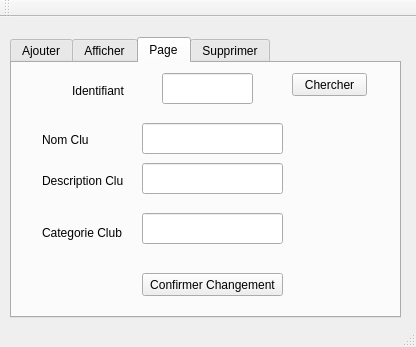
<?xml version="1.0" encoding="UTF-8"?>
<ui version="4.0">
 <class>MainWindow</class>
 <widget class="QMainWindow" name="MainWindow">
  <property name="geometry">
   <rect>
    <x>0</x>
    <y>0</y>
    <width>416</width>
    <height>347</height>
   </rect>
  </property>
  <property name="windowTitle">
   <string>Gestion des étudiants</string>
  </property>
  <widget class="QWidget" name="centralWidget">
   <widget class="QTabWidget" name="tabWidget">
    <property name="geometry">
     <rect>
      <x>10</x>
      <y>20</y>
      <width>391</width>
      <height>281</height>
     </rect>
    </property>
    <property name="currentIndex">
     <number>2</number>
    </property>
    <widget class="QWidget" name="tab">
     <attribute name="title">
      <string>Ajouter</string>
     </attribute>
     <widget class="QLabel" name="label">
      <property name="geometry">
       <rect>
        <x>20</x>
        <y>30</y>
        <width>61</width>
        <height>16</height>
       </rect>
      </property>
      <property name="text">
       <string>Identifiant</string>
      </property>
     </widget>
     <widget class="QLabel" name="label_2">
      <property name="geometry">
       <rect>
        <x>20</x>
        <y>70</y>
        <width>47</width>
        <height>13</height>
       </rect>
      </property>
      <property name="text">
       <string>Nom</string>
      </property>
     </widget>
     <widget class="QLabel" name="label_3">
      <property name="geometry">
       <rect>
        <x>20</x>
        <y>110</y>
        <width>47</width>
        <height>13</height>
       </rect>
      </property>
      <property name="text">
       <string>Catégorie</string>
      </property>
     </widget>
     <widget class="QLineEdit" name="lineEdit_idclub">
      <property name="geometry">
       <rect>
        <x>130</x>
        <y>30</y>
        <width>113</width>
        <height>20</height>
       </rect>
      </property>
     </widget>
     <widget class="QLineEdit" name="lineEdit_nomclub">
      <property name="geometry">
       <rect>
        <x>130</x>
        <y>70</y>
        <width>113</width>
        <height>20</height>
       </rect>
      </property>
     </widget>
     <widget class="QLineEdit" name="lineEdit_categclub">
      <property name="geometry">
       <rect>
        <x>130</x>
        <y>110</y>
        <width>113</width>
        <height>20</height>
       </rect>
      </property>
     </widget>
     <widget class="QPushButton" name="pb_ajouter">
      <property name="geometry">
       <rect>
        <x>280</x>
        <y>170</y>
        <width>75</width>
        <height>23</height>
       </rect>
      </property>
      <property name="text">
       <string>Ajouter</string>
      </property>
     </widget>
     <widget class="QLineEdit" name="lineEdit_descclub">
      <property name="geometry">
       <rect>
        <x>130</x>
        <y>150</y>
        <width>113</width>
        <height>20</height>
       </rect>
      </property>
     </widget>
     <widget class="QLabel" name="label_5">
      <property name="geometry">
       <rect>
        <x>20</x>
        <y>150</y>
        <width>61</width>
        <height>16</height>
       </rect>
      </property>
      <property name="text">
       <string>Description</string>
      </property>
     </widget>
    </widget>
    <widget class="QWidget" name="tab_2">
     <attribute name="title">
      <string>Afficher</string>
     </attribute>
     <widget class="QTableView" name="tabclub">
      <property name="geometry">
       <rect>
        <x>10</x>
        <y>10</y>
        <width>341</width>
        <height>171</height>
       </rect>
      </property>
     </widget>
    </widget>
    <widget class="QWidget" name="tab_4">
     <attribute name="title">
      <string>Page</string>
     </attribute>
     <widget class="QLabel" name="label_16">
      <property name="geometry">
       <rect>
        <x>30</x>
        <y>160</y>
        <width>81</width>
        <height>20</height>
       </rect>
      </property>
      <property name="text">
       <string>Categorie Club</string>
      </property>
     </widget>
     <widget class="QLabel" name="label_12">
      <property name="geometry">
       <rect>
        <x>30</x>
        <y>110</y>
        <width>81</width>
        <height>16</height>
       </rect>
      </property>
      <property name="text">
       <string>Description Club</string>
      </property>
     </widget>
     <widget class="QLabel" name="label_8">
      <property name="geometry">
       <rect>
        <x>30</x>
        <y>70</y>
        <width>47</width>
        <height>13</height>
       </rect>
      </property>
      <property name="text">
       <string>Nom Club</string>
      </property>
     </widget>
     <widget class="QLineEdit" name="idEdit">
      <property name="geometry">
       <rect>
        <x>150</x>
        <y>10</y>
        <width>91</width>
        <height>31</height>
       </rect>
      </property>
      <property name="text">
       <string/>
      </property>
     </widget>
     <widget class="QLineEdit" name="descEdit">
      <property name="geometry">
       <rect>
        <x>130</x>
        <y>100</y>
        <width>141</width>
        <height>31</height>
       </rect>
      </property>
      <property name="font">
       <font>
        <family>Bahnschrift</family>
        <pointsize>14</pointsize>
       </font>
      </property>
     </widget>
     <widget class="QPushButton" name="pb_chercherC">
      <property name="geometry">
       <rect>
        <x>280</x>
        <y>10</y>
        <width>75</width>
        <height>23</height>
       </rect>
      </property>
      <property name="text">
       <string>Chercher</string>
      </property>
     </widget>
     <widget class="QPushButton" name="pb_confirmerC">
      <property name="geometry">
       <rect>
        <x>130</x>
        <y>210</y>
        <width>141</width>
        <height>23</height>
       </rect>
      </property>
      <property name="text">
       <string>Confirmer Changement</string>
      </property>
     </widget>
     <widget class="QLineEdit" name="categEdit">
      <property name="geometry">
       <rect>
        <x>130</x>
        <y>150</y>
        <width>141</width>
        <height>31</height>
       </rect>
      </property>
      <property name="font">
       <font>
        <family>Bahnschrift</family>
        <pointsize>14</pointsize>
       </font>
      </property>
     </widget>
     <widget class="QLineEdit" name="nomEdit">
      <property name="geometry">
       <rect>
        <x>130</x>
        <y>60</y>
        <width>141</width>
        <height>31</height>
       </rect>
      </property>
      <property name="font">
       <font>
        <family>Bahnschrift</family>
        <pointsize>14</pointsize>
       </font>
      </property>
     </widget>
     <widget class="QLabel" name="label_11">
      <property name="geometry">
       <rect>
        <x>60</x>
        <y>20</y>
        <width>61</width>
        <height>16</height>
       </rect>
      </property>
      <property name="text">
       <string>Identifiant</string>
      </property>
     </widget>
    </widget>
    <widget class="QWidget" name="tab_3">
     <attribute name="title">
      <string>Supprimer</string>
     </attribute>
     <widget class="QLineEdit" name="lineEdit_id_2">
      <property name="geometry">
       <rect>
        <x>140</x>
        <y>30</y>
        <width>113</width>
        <height>20</height>
       </rect>
      </property>
     </widget>
     <widget class="QLabel" name="label_4">
      <property name="geometry">
       <rect>
        <x>20</x>
        <y>30</y>
        <width>61</width>
        <height>16</height>
       </rect>
      </property>
      <property name="text">
       <string>Identifiant</string>
      </property>
     </widget>
     <widget class="QPushButton" name="pb_supprimer">
      <property name="geometry">
       <rect>
        <x>240</x>
        <y>140</y>
        <width>75</width>
        <height>23</height>
       </rect>
      </property>
      <property name="text">
       <string>Supprimer</string>
      </property>
     </widget>
    </widget>
   </widget>
  </widget>
  <widget class="QMenuBar" name="menuBar">
   <property name="geometry">
    <rect>
     <x>0</x>
     <y>0</y>
     <width>416</width>
     <height>22</height>
    </rect>
   </property>
  </widget>
  <widget class="QToolBar" name="mainToolBar">
   <attribute name="toolBarArea">
    <enum>TopToolBarArea</enum>
   </attribute>
   <attribute name="toolBarBreak">
    <bool>false</bool>
   </attribute>
  </widget>
  <widget class="QStatusBar" name="statusBar"/>
 </widget>
 <layoutdefault spacing="6" margin="11"/>
 <resources/>
 <connections/>
</ui>
